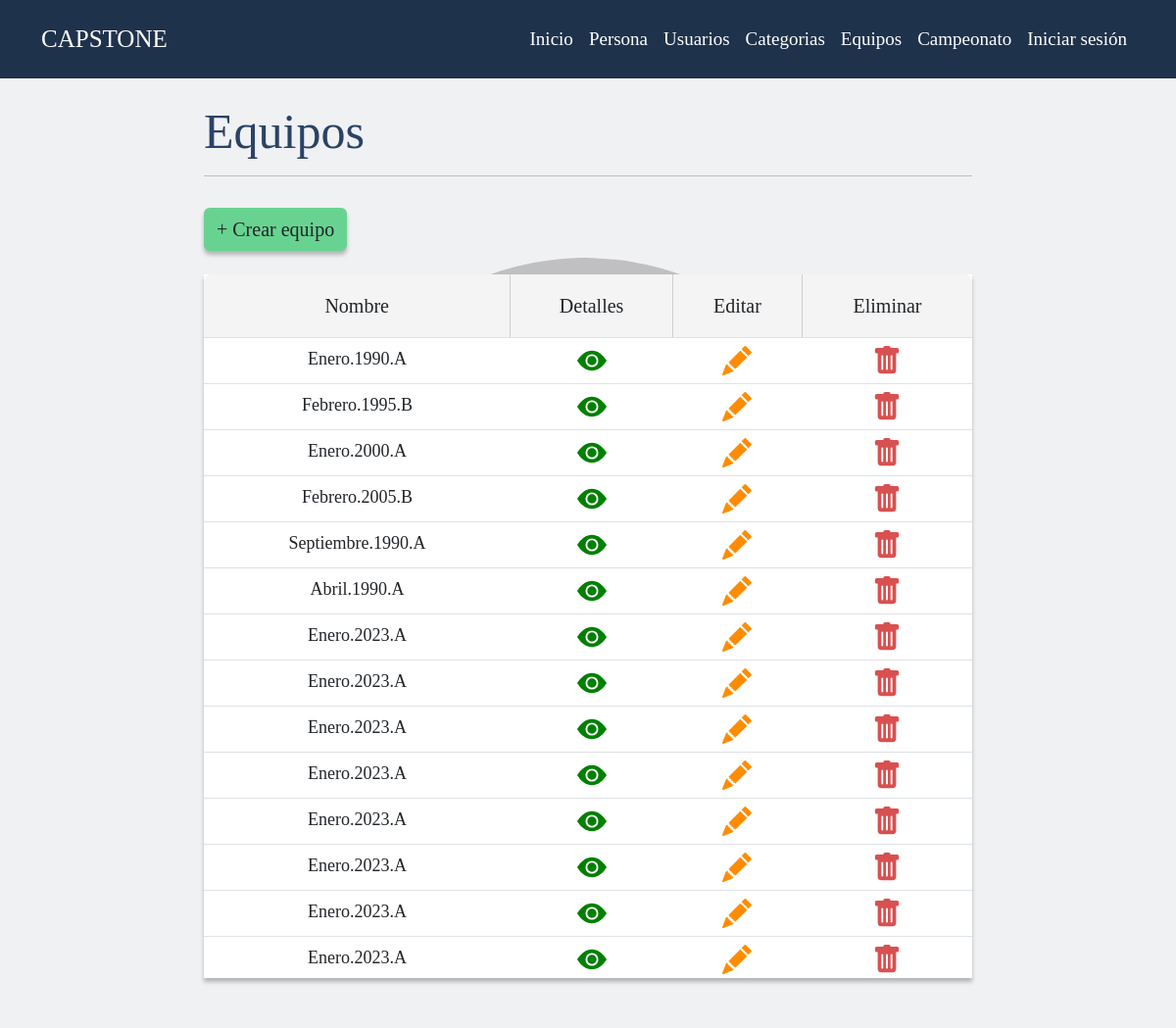
The app's page /championship/teams/ with its own data.
### championship/models.py (models this page shows, shortened)
class Team(models.Model):
    month = models.CharField(max_length=100, validators=[validate_month])
    year = models.PositiveIntegerField(validators=[validate_year])
    group = models.CharField(max_length=5)
    state = models.BooleanField(default=True)
    Persons = models.ManyToManyField(Person)

### championship/views.py (the view)
# urls.py: path("teams/", views.teams, name='teams'),
def teams(request):
    teams=Team.objects.all()
    return render(request,'championship/team/teams.html',{'teams':teams})

### templates/championship/team/teams.html (shortened to what this page needs)
{% extends 'layout/main.html' %} {% block title %} Equipos {% endblock title %}
{% block content %}
<div class="mt-4 mb-4">
  <div class="col-md-8 offset-md-2">
    <h1
      class="text-left mt-3"
      style="
        font-family: 'Montserrat';
        font-size: 50px;
        color: #2a4365;
        border-bottom: 1.5px solid #babfc5;
        padding-bottom: 15px;
      "
    >
      Equipos
    </h1>
    <a
      class="btn mt-4 mb-2"
      role="button"
      href="{% url 'create_team' %}"
      style="
        background-color: #68d391;
        font-size: 20px;
        font-family: 'Montserrat';
        box-shadow: 0px 4px 4px 0px rgba(0, 0, 0, 0.25);
        transition: background-color 0.3s;
      "
      onmouseover="this.style.backgroundColor='#4B9A6A'"
      onmouseout="this.style.backgroundColor='#68D391'"
    >
      + Crear equipo
    </a>
    <div class="ek-shadow mt-3 mb-3" style="background-color: white; box-shadow: 0px 4px 4px 0px rgba(0, 0, 0, 0.25); color: black; overflow: auto; max-height: 65vh;">
      <table class="table rounded rounded-3 overflow-hidden text-center">
        <thead style="height: 65px; vertical-align: middle">
          <tr style="font-size: 20px; font-family: 'Montserrat'">
            <th
              style="
                background-color: #f4f4f4;
                border-right: 1px solid rgba(0, 0, 0, 0.15);
                font-weight: normal;
              "
            >
              Nombre
            </th>
            <th
              style="
                background-color: #f4f4f4;
                border-right: 1px solid rgba(0, 0, 0, 0.15);
                font-weight: normal;
              "
            >
              Detalles
            </th>
            <th
              style="
                background-color: #f4f4f4;
                border-right: 1px solid rgba(0, 0, 0, 0.15);
                font-weight: normal;
              "
            >
              Editar
            </th>
            <th style="background-color: #f4f4f4; font-weight: normal">
              Eliminar
            </th>
          </tr>
        </thead>
        <tbody>
          {% for team in teams %}
          <tr
            style="
              font-size: 18px;
              font-family: 'Montserrat';
              color: black;
              font-weight: 1;
            "
          >
            <td>{{ team.month }}.{{ team.year }}.{{ team.group }}</td>
            <td>
              <a href="{% url 'view_team' team.id %}" type="button">
                <svg
                  xmlns="http://www.w3.org/2000/svg"
                  width="30"
                  height="30"
                  fill="green"
                  class="bi bi-eye-fill"
                  viewBox="0 0 16 16"
                >
                  <path d="M10.5 8a2.5 2.5 0 1 1-5 0 2.5 2.5 0 0 1 5 0z" />
                  <path
                    d="M0 8s3-5.5 8-5.5S16 8 16 8s-3 5.5-8 5.5S0 8 0 8zm8 3.5a3.5 3.5 0 1 0 0-7 3.5 3.5 0 0 0 0 7z"
                  />
                </svg>
              </a>
            </td>
            <td>
              <a href="" type="button">
              </a>
            </td>
            <td>
              <a href="" type="button" onclick="confirmDelete(event)">
              </a>
            </td>
          </tr>
          {% endfor %}
        </tbody>
      </table>
    </div>
  </div>
</div>
{% endblock content %}

### templates/layout/main.html (shortened to what this page needs)
{% load static %}
<!DOCTYPE html>
<html lang="en">
  <head>
    <link
      href="https://cdn.jsdelivr.net/npm/bootstrap@5.3.0/dist/css/bootstrap.min.css"
      rel="stylesheet"
    />
    <link
    href="https://cdn.jsdelivr.net/npm/boxicons@2.0.5/css/boxicons.min.css"
    rel="stylesheet"
  />
    <link
      rel="stylesheet"
      type="text/css"
      href="{% static 'css/index.css' %}"
    />
  </head>
  <body>
    <header>{% include "layout/header.html" %}</header>
    <div class="container-fluid">
      <div class="row">
          <main>{% block content %} {% endblock content %}</main>
        </div>
      </div>
  </body>
</html>

### templates/layout/header.html (shortened to what this page needs)
<nav class="navbar navbar-expand-lg py-3" style="background-color: #1f324c">
  <div class="container mx-auto">
    <a
      class="navbar-brand me-5"
      href="{% url 'home' %}"
      style="font-family: 'Montserrat'; font-size: 25px; color: white"
      >CAPSTONE</a
    >
    {% if not navoff == True %}
    <div
      class="collapse navbar-collapse flex-grow-0"
      id="navbarSupportedContent"
      style="font-family: 'Montserrat'; font-size: 19px"
    >
      <ul class="navbar-nav text-center" id="nav__perfil">
        <li class="nav-item mx-auto">
          <a class="nav-link" href="{% url 'home' %}" style="color: white"
            >Inicio</a
          >
        </li>
        <li class="nav-item">
          <a class="nav-link" href="{% url 'persons' %}" style="color: white"
            >Persona</a
          >
        </li>
        <li class="nav-item">
          <a class="nav-link" href="{% url 'users' %}" style="color: white"
            >Usuarios</a
          >
        </li>
        <li class="nav-item">
          <a class="nav-link" href="{% url 'categorys' %}" style="color: white"
            >Categorias</a
          >
        </li>
        <li class="nav-item">
          <a class="nav-link" href="{% url 'teams' %}" style="color: white"
            >Equipos</a
          >
        </li>
        <li class="nav-item">
          <a
            class="nav-link"
            href="{% url 'championships' %}"
            style="color: white"
            >Campeonato</a
          >
        </li>
        {% if not user.is_authenticated %}
        <li class="nav-item">
          <a class="nav-link" href="{% url 'login' %}" style="color: white"
            >Iniciar sesión</a
          >
        </li>
        {% endif %}
      </ul>
    </div>
    {% endif %}
  </div>
</nav>

### static/css/index.css (style rules this page uses)
* { margin: 0; padding: 0; box-sizing: border-box; }
body { background-color: #f0f1f3; font-family: "Montserrat"; display: grid; min-height: 100vh; grid-template-rows: auto 1fr auto; }
main::before { content: ""; position: absolute; top: 0; left: 0; width: 100%; height: 100%; background: url("../img/fap.svg") no-repeat center center fixed; opacity: 0.2; z-index: -1; }

### records on screen
Team: month "Enero", year "1990", group "A"
Team: month "Febrero", year "1995", group "B"
Team: month "Enero", year "2000", group "A"
Team: month "Febrero", year "2005", group "B"
Team: month "Septiembre", year "1990", group "A"
Team: month "Abril", year "1990", group "A"
Team: month "Enero", year "2023", group "A"
Team: month "Enero", year "2023", group "A"
Team: month "Enero", year "2023", group "A"
Team: month "Enero", year "2023", group "A"
Team: month "Enero", year "2023", group "A"
Team: month "Enero", year "2023", group "A"
Team: month "Enero", year "2023", group "A"
Team: month "Enero", year "2023", group "A"
